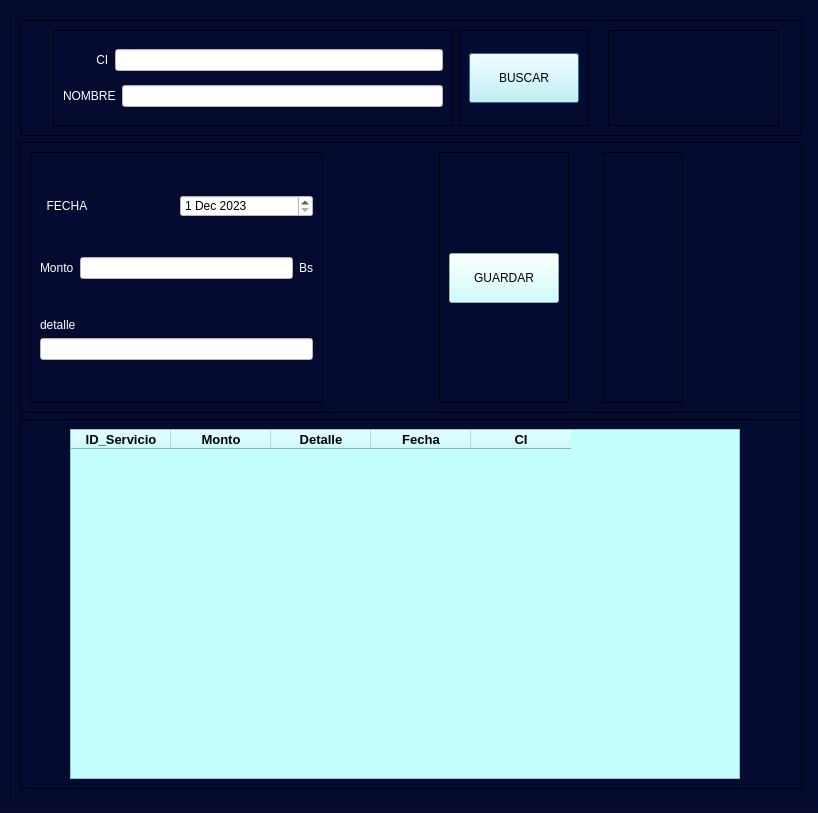
<?xml version="1.0" encoding="UTF-8"?>
<ui version="4.0">
 <class>QDialog</class>
 <widget class="QDialog" name="QDialog">
  <property name="geometry">
   <rect>
    <x>0</x>
    <y>0</y>
    <width>818</width>
    <height>813</height>
   </rect>
  </property>
  <property name="minimumSize">
   <size>
    <width>818</width>
    <height>0</height>
   </size>
  </property>
  <property name="windowTitle">
   <string>REGISTRAR SERVICIO</string>
  </property>
  <layout class="QVBoxLayout" name="verticalLayout">
   <property name="spacing">
    <number>0</number>
   </property>
   <property name="leftMargin">
    <number>0</number>
   </property>
   <property name="topMargin">
    <number>0</number>
   </property>
   <property name="rightMargin">
    <number>0</number>
   </property>
   <property name="bottomMargin">
    <number>0</number>
   </property>
   <item>
    <widget class="QFrame" name="frame">
     <property name="minimumSize">
      <size>
       <width>822</width>
       <height>813</height>
      </size>
     </property>
     <property name="styleSheet">
      <string notr="true">QWidget {
    background-color: #050A30;
}

</string>
     </property>
     <property name="frameShape">
      <enum>QFrame::StyledPanel</enum>
     </property>
     <property name="frameShadow">
      <enum>QFrame::Raised</enum>
     </property>
     <layout class="QVBoxLayout" name="verticalLayout_9">
      <item>
       <widget class="QFrame" name="frame_12">
        <property name="styleSheet">
         <string notr="true">QWidget {
    background-color: #050A30;
}


</string>
        </property>
        <property name="frameShape">
         <enum>QFrame::StyledPanel</enum>
        </property>
        <property name="frameShadow">
         <enum>QFrame::Raised</enum>
        </property>
        <layout class="QVBoxLayout" name="verticalLayout_8">
         <item>
          <widget class="QFrame" name="frame_5">
           <property name="styleSheet">
            <string notr="true">background-color: qlineargradient(spread:reflect, x1:0.19, y1:0.07, x2:0.2, y2:1, stop:0.502488 rgba(255, 255, 255, 0));</string>
           </property>
           <property name="frameShape">
            <enum>QFrame::StyledPanel</enum>
           </property>
           <property name="frameShadow">
            <enum>QFrame::Raised</enum>
           </property>
           <layout class="QHBoxLayout" name="horizontalLayout_2">
            <item>
             <spacer name="horizontalSpacer">
              <property name="orientation">
               <enum>Qt::Horizontal</enum>
              </property>
              <property name="sizeHint" stdset="0">
               <size>
                <width>57</width>
                <height>20</height>
               </size>
              </property>
             </spacer>
            </item>
            <item>
             <widget class="QFrame" name="frame_2">
              <property name="minimumSize">
               <size>
                <width>400</width>
                <height>0</height>
               </size>
              </property>
              <property name="styleSheet">
               <string notr="true">background-color: qlineargradient(spread:reflect, x1:0.19, y1:0.07, x2:0.2, y2:1, stop:0.502488 rgba(255, 255, 255, 0));</string>
              </property>
              <property name="frameShape">
               <enum>QFrame::StyledPanel</enum>
              </property>
              <property name="frameShadow">
               <enum>QFrame::Raised</enum>
              </property>
              <layout class="QVBoxLayout" name="verticalLayout_2">
               <item>
                <spacer name="verticalSpacer_2">
                 <property name="orientation">
                  <enum>Qt::Vertical</enum>
                 </property>
                 <property name="sizeHint" stdset="0">
                  <size>
                   <width>20</width>
                   <height>4</height>
                  </size>
                 </property>
                </spacer>
               </item>
               <item>
                <layout class="QHBoxLayout" name="horizontalLayout_9">
                 <item>
                  <widget class="QLabel" name="label_13">
                   <property name="styleSheet">
                    <string notr="true">font: 14pt &quot;Algerian&quot;;
color: white;</string>
                   </property>
                   <property name="text">
                    <string>          CI</string>
                   </property>
                  </widget>
                 </item>
                 <item>
                  <widget class="QLineEdit" name="txtCI">
                   <property name="styleSheet">
                    <string notr="true">background-color: rgb(255, 255, 255);
font: 13pt &quot;Arial&quot;;</string>
                   </property>
                   <property name="text">
                    <string/>
                   </property>
                  </widget>
                 </item>
                </layout>
               </item>
               <item>
                <spacer name="verticalSpacer_4">
                 <property name="orientation">
                  <enum>Qt::Vertical</enum>
                 </property>
                 <property name="sizeHint" stdset="0">
                  <size>
                   <width>20</width>
                   <height>4</height>
                  </size>
                 </property>
                </spacer>
               </item>
               <item>
                <layout class="QHBoxLayout" name="horizontalLayout_10">
                 <item>
                  <widget class="QLabel" name="label_14">
                   <property name="styleSheet">
                    <string notr="true">font: 14pt &quot;Algerian&quot;;
color: white;</string>
                   </property>
                   <property name="text">
                    <string>NOMBRE</string>
                   </property>
                  </widget>
                 </item>
                 <item>
                  <widget class="QLineEdit" name="txtNomb">
                   <property name="styleSheet">
                    <string notr="true">background-color: rgb(255, 255, 255);
font: 13pt &quot;Arial&quot;;</string>
                   </property>
                  </widget>
                 </item>
                </layout>
               </item>
               <item>
                <spacer name="verticalSpacer_5">
                 <property name="orientation">
                  <enum>Qt::Vertical</enum>
                 </property>
                 <property name="sizeHint" stdset="0">
                  <size>
                   <width>20</width>
                   <height>4</height>
                  </size>
                 </property>
                </spacer>
               </item>
              </layout>
             </widget>
            </item>
            <item>
             <widget class="QFrame" name="frame_6">
              <property name="styleSheet">
               <string notr="true">background-color: qlineargradient(spread:reflect, x1:0.19, y1:0.07, x2:0.2, y2:1, stop:0.502488 rgba(255, 255, 255, 0));
</string>
              </property>
              <property name="frameShape">
               <enum>QFrame::StyledPanel</enum>
              </property>
              <property name="frameShadow">
               <enum>QFrame::Raised</enum>
              </property>
              <layout class="QVBoxLayout" name="verticalLayout_4">
               <item>
                <spacer name="verticalSpacer_8">
                 <property name="orientation">
                  <enum>Qt::Vertical</enum>
                 </property>
                 <property name="sizeHint" stdset="0">
                  <size>
                   <width>20</width>
                   <height>31</height>
                  </size>
                 </property>
                </spacer>
               </item>
               <item>
                <widget class="QPushButton" name="btnBuscar">
                 <property name="minimumSize">
                  <size>
                   <width>110</width>
                   <height>50</height>
                  </size>
                 </property>
                 <property name="styleSheet">
                  <string notr="true">font: 12pt &quot;Algerian&quot;;
background-color:  rgb(196, 255, 255);</string>
                 </property>
                 <property name="text">
                  <string>BUSCAR</string>
                 </property>
                </widget>
               </item>
               <item>
                <spacer name="verticalSpacer_7">
                 <property name="orientation">
                  <enum>Qt::Vertical</enum>
                 </property>
                 <property name="sizeHint" stdset="0">
                  <size>
                   <width>20</width>
                   <height>31</height>
                  </size>
                 </property>
                </spacer>
               </item>
              </layout>
             </widget>
            </item>
            <item>
             <spacer name="horizontalSpacer_8">
              <property name="orientation">
               <enum>Qt::Horizontal</enum>
              </property>
              <property name="sizeHint" stdset="0">
               <size>
                <width>40</width>
                <height>20</height>
               </size>
              </property>
             </spacer>
            </item>
            <item>
             <spacer name="horizontalSpacer_11">
              <property name="orientation">
               <enum>Qt::Horizontal</enum>
              </property>
              <property name="sizeHint" stdset="0">
               <size>
                <width>40</width>
                <height>20</height>
               </size>
              </property>
             </spacer>
            </item>
            <item>
             <widget class="QFrame" name="frame_14">
              <property name="minimumSize">
               <size>
                <width>80</width>
                <height>80</height>
               </size>
              </property>
              <property name="frameShape">
               <enum>QFrame::StyledPanel</enum>
              </property>
              <property name="frameShadow">
               <enum>QFrame::Raised</enum>
              </property>
              <layout class="QHBoxLayout" name="horizontalLayout_8">
               <item>
                <spacer name="horizontalSpacer_7">
                 <property name="orientation">
                  <enum>Qt::Horizontal</enum>
                 </property>
                 <property name="sizeHint" stdset="0">
                  <size>
                   <width>52</width>
                   <height>20</height>
                  </size>
                 </property>
                </spacer>
               </item>
               <item>
                <widget class="QLabel" name="label">
                 <property name="minimumSize">
                  <size>
                   <width>80</width>
                   <height>80</height>
                  </size>
                 </property>
                 <property name="text">
                  <string/>
                 </property>
                 <property name="pixmap">
                  <pixmap>imagenes/services.gif</pixmap>
                 </property>
                 <property name="scaledContents">
                  <bool>true</bool>
                 </property>
                 <property name="buddy">
                  <cstring></cstring>
                 </property>
                </widget>
               </item>
               <item>
                <spacer name="horizontalSpacer_9">
                 <property name="orientation">
                  <enum>Qt::Horizontal</enum>
                 </property>
                 <property name="sizeHint" stdset="0">
                  <size>
                   <width>52</width>
                   <height>20</height>
                  </size>
                 </property>
                </spacer>
               </item>
              </layout>
             </widget>
            </item>
            <item>
             <spacer name="horizontalSpacer_10">
              <property name="orientation">
               <enum>Qt::Horizontal</enum>
              </property>
              <property name="sizeHint" stdset="0">
               <size>
                <width>40</width>
                <height>20</height>
               </size>
              </property>
             </spacer>
            </item>
            <item>
             <spacer name="horizontalSpacer_2">
              <property name="orientation">
               <enum>Qt::Horizontal</enum>
              </property>
              <property name="sizeHint" stdset="0">
               <size>
                <width>40</width>
                <height>20</height>
               </size>
              </property>
             </spacer>
            </item>
           </layout>
          </widget>
         </item>
         <item>
          <spacer name="verticalSpacer_23">
           <property name="orientation">
            <enum>Qt::Vertical</enum>
           </property>
           <property name="sizeHint" stdset="0">
            <size>
             <width>20</width>
             <height>33</height>
            </size>
           </property>
          </spacer>
         </item>
         <item>
          <widget class="QFrame" name="frame_11">
           <property name="styleSheet">
            <string notr="true">background-color: qlineargradient(spread:reflect, x1:0.19, y1:0.07, x2:0.2, y2:1, stop:0.502488 rgba(255, 255, 255, 0));</string>
           </property>
           <property name="frameShape">
            <enum>QFrame::StyledPanel</enum>
           </property>
           <property name="frameShadow">
            <enum>QFrame::Raised</enum>
           </property>
           <layout class="QHBoxLayout" name="horizontalLayout_6">
            <item>
             <widget class="QFrame" name="frame_7">
              <property name="styleSheet">
               <string notr="true">background-color: qlineargradient(spread:reflect, x1:0.19, y1:0.07, x2:0.2, y2:1, stop:0.502488 rgba(255, 255, 255, 0));</string>
              </property>
              <property name="frameShape">
               <enum>QFrame::StyledPanel</enum>
              </property>
              <property name="frameShadow">
               <enum>QFrame::Raised</enum>
              </property>
              <layout class="QVBoxLayout" name="verticalLayout_10">
               <item>
                <spacer name="verticalSpacer_25">
                 <property name="orientation">
                  <enum>Qt::Vertical</enum>
                 </property>
                 <property name="sizeHint" stdset="0">
                  <size>
                   <width>20</width>
                   <height>40</height>
                  </size>
                 </property>
                </spacer>
               </item>
               <item>
                <layout class="QHBoxLayout" name="horizontalLayout_3">
                 <item>
                  <widget class="QLabel" name="label_2">
                   <property name="styleSheet">
                    <string notr="true">font: 14pt &quot;Algerian&quot;;
color: white;</string>
                   </property>
                   <property name="text">
                    <string>  FECHA</string>
                   </property>
                  </widget>
                 </item>
                 <item>
                  <widget class="QDateEdit" name="dFecha">
                   <property name="styleSheet">
                    <string notr="true">background-color: rgb(255, 255, 255);
font: 13pt &quot;Arial&quot;;</string>
                   </property>
                   <property name="date">
                    <date>
                     <year>2023</year>
                     <month>12</month>
                     <day>1</day>
                    </date>
                   </property>
                  </widget>
                 </item>
                </layout>
               </item>
               <item>
                <spacer name="verticalSpacer_26">
                 <property name="orientation">
                  <enum>Qt::Vertical</enum>
                 </property>
                 <property name="sizeHint" stdset="0">
                  <size>
                   <width>20</width>
                   <height>40</height>
                  </size>
                 </property>
                </spacer>
               </item>
               <item>
                <spacer name="verticalSpacer_30">
                 <property name="orientation">
                  <enum>Qt::Vertical</enum>
                 </property>
                 <property name="sizeHint" stdset="0">
                  <size>
                   <width>20</width>
                   <height>9</height>
                  </size>
                 </property>
                </spacer>
               </item>
               <item>
                <layout class="QHBoxLayout" name="horizontalLayout_11">
                 <item>
                  <widget class="QLabel" name="label_3">
                   <property name="styleSheet">
                    <string notr="true">font: 14pt &quot;Algerian&quot;;
color: white;</string>
                   </property>
                   <property name="text">
                    <string>Monto</string>
                   </property>
                  </widget>
                 </item>
                 <item>
                  <layout class="QHBoxLayout" name="horizontalLayout_4">
                   <item>
                    <widget class="QLineEdit" name="txtMonto">
                     <property name="styleSheet">
                      <string notr="true">background-color: rgb(255, 255, 255);
font: 13pt &quot;Arial&quot;;</string>
                     </property>
                    </widget>
                   </item>
                   <item>
                    <widget class="QLabel" name="label_5">
                     <property name="styleSheet">
                      <string notr="true">font: 14pt &quot;Algerian&quot;;
color: white;</string>
                     </property>
                     <property name="text">
                      <string>Bs</string>
                     </property>
                    </widget>
                   </item>
                  </layout>
                 </item>
                </layout>
               </item>
               <item>
                <spacer name="verticalSpacer_31">
                 <property name="orientation">
                  <enum>Qt::Vertical</enum>
                 </property>
                 <property name="sizeHint" stdset="0">
                  <size>
                   <width>20</width>
                   <height>40</height>
                  </size>
                 </property>
                </spacer>
               </item>
               <item>
                <layout class="QHBoxLayout" name="horizontalLayout_12">
                 <item>
                  <widget class="QLabel" name="label_4">
                   <property name="styleSheet">
                    <string notr="true">font: 14pt &quot;Algerian&quot;;
color: white;</string>
                   </property>
                   <property name="text">
                    <string>detalle</string>
                   </property>
                  </widget>
                 </item>
                </layout>
               </item>
               <item>
                <layout class="QHBoxLayout" name="horizontalLayout_13">
                 <item>
                  <widget class="QLineEdit" name="txtDetalle">
                   <property name="minimumSize">
                    <size>
                     <width>273</width>
                     <height>0</height>
                    </size>
                   </property>
                   <property name="maximumSize">
                    <size>
                     <width>273</width>
                     <height>31</height>
                    </size>
                   </property>
                   <property name="styleSheet">
                    <string notr="true">background-color: rgb(255, 255, 255);
font: 13pt &quot;Arial&quot;;</string>
                   </property>
                  </widget>
                 </item>
                </layout>
               </item>
               <item>
                <spacer name="verticalSpacer_32">
                 <property name="orientation">
                  <enum>Qt::Vertical</enum>
                 </property>
                 <property name="sizeHint" stdset="0">
                  <size>
                   <width>20</width>
                   <height>0</height>
                  </size>
                 </property>
                </spacer>
               </item>
               <item>
                <spacer name="verticalSpacer_33">
                 <property name="orientation">
                  <enum>Qt::Vertical</enum>
                 </property>
                 <property name="sizeHint" stdset="0">
                  <size>
                   <width>20</width>
                   <height>40</height>
                  </size>
                 </property>
                </spacer>
               </item>
              </layout>
             </widget>
            </item>
            <item>
             <spacer name="horizontalSpacer_3">
              <property name="orientation">
               <enum>Qt::Horizontal</enum>
              </property>
              <property name="sizeHint" stdset="0">
               <size>
                <width>134</width>
                <height>20</height>
               </size>
              </property>
             </spacer>
            </item>
            <item>
             <widget class="QFrame" name="frame_10">
              <property name="styleSheet">
               <string notr="true">background-color: qlineargradient(spread:reflect, x1:0.19, y1:0.07, x2:0.2, y2:1, stop:0.502488 rgba(255, 255, 255, 0));</string>
              </property>
              <property name="frameShape">
               <enum>QFrame::StyledPanel</enum>
              </property>
              <property name="frameShadow">
               <enum>QFrame::Raised</enum>
              </property>
              <layout class="QVBoxLayout" name="verticalLayout_7">
               <item>
                <spacer name="verticalSpacer_19">
                 <property name="orientation">
                  <enum>Qt::Vertical</enum>
                 </property>
                 <property name="sizeHint" stdset="0">
                  <size>
                   <width>20</width>
                   <height>45</height>
                  </size>
                 </property>
                </spacer>
               </item>
               <item>
                <widget class="QPushButton" name="btnGuardar">
                 <property name="minimumSize">
                  <size>
                   <width>110</width>
                   <height>50</height>
                  </size>
                 </property>
                 <property name="styleSheet">
                  <string notr="true">font: 12pt &quot;Algerian&quot;;
background-color:  rgb(196, 255, 255);</string>
                 </property>
                 <property name="text">
                  <string>GUARDAR</string>
                 </property>
                </widget>
               </item>
               <item>
                <spacer name="verticalSpacer_20">
                 <property name="orientation">
                  <enum>Qt::Vertical</enum>
                 </property>
                 <property name="sizeHint" stdset="0">
                  <size>
                   <width>20</width>
                   <height>44</height>
                  </size>
                 </property>
                </spacer>
               </item>
              </layout>
             </widget>
            </item>
            <item>
             <spacer name="horizontalSpacer_5">
              <property name="orientation">
               <enum>Qt::Horizontal</enum>
              </property>
              <property name="sizeHint" stdset="0">
               <size>
                <width>53</width>
                <height>20</height>
               </size>
              </property>
             </spacer>
            </item>
            <item>
             <widget class="QFrame" name="frame_3">
              <property name="minimumSize">
               <size>
                <width>80</width>
                <height>0</height>
               </size>
              </property>
              <property name="frameShape">
               <enum>QFrame::StyledPanel</enum>
              </property>
              <property name="frameShadow">
               <enum>QFrame::Raised</enum>
              </property>
             </widget>
            </item>
            <item>
             <spacer name="horizontalSpacer_4">
              <property name="orientation">
               <enum>Qt::Horizontal</enum>
              </property>
              <property name="sizeHint" stdset="0">
               <size>
                <width>133</width>
                <height>20</height>
               </size>
              </property>
             </spacer>
            </item>
           </layout>
          </widget>
         </item>
         <item>
          <spacer name="verticalSpacer_22">
           <property name="orientation">
            <enum>Qt::Vertical</enum>
           </property>
           <property name="sizeHint" stdset="0">
            <size>
             <width>20</width>
             <height>34</height>
            </size>
           </property>
          </spacer>
         </item>
         <item>
          <widget class="QFrame" name="frame_13">
           <property name="styleSheet">
            <string notr="true">background-color: qlineargradient(spread:reflect, x1:0.19, y1:0.07, x2:0.2, y2:1, stop:0.502488 rgba(255, 255, 255, 0));</string>
           </property>
           <property name="frameShape">
            <enum>QFrame::StyledPanel</enum>
           </property>
           <property name="frameShadow">
            <enum>QFrame::Raised</enum>
           </property>
           <layout class="QHBoxLayout" name="horizontalLayout_7">
            <item>
             <spacer name="horizontalSpacer_12">
              <property name="orientation">
               <enum>Qt::Horizontal</enum>
              </property>
              <property name="sizeHint" stdset="0">
               <size>
                <width>40</width>
                <height>20</height>
               </size>
              </property>
             </spacer>
            </item>
            <item>
             <widget class="QTableWidget" name="lista">
              <property name="sizePolicy">
               <sizepolicy hsizetype="Expanding" vsizetype="Expanding">
                <horstretch>11</horstretch>
                <verstretch>0</verstretch>
               </sizepolicy>
              </property>
              <property name="minimumSize">
               <size>
                <width>621</width>
                <height>350</height>
               </size>
              </property>
              <property name="maximumSize">
               <size>
                <width>1000000</width>
                <height>1000000</height>
               </size>
              </property>
              <property name="font">
               <font>
                <family>Arial</family>
                <pointsize>10</pointsize>
                <weight>75</weight>
                <bold>true</bold>
               </font>
              </property>
              <property name="styleSheet">
               <string notr="true">background-color:  rgb(196, 255, 255);</string>
              </property>
              <column>
               <property name="text">
                <string>ID_Servicio</string>
               </property>
               <property name="font">
                <font>
                 <family>Arial</family>
                 <pointsize>10</pointsize>
                 <weight>75</weight>
                 <bold>true</bold>
                </font>
               </property>
              </column>
              <column>
               <property name="text">
                <string>Monto</string>
               </property>
               <property name="font">
                <font>
                 <family>Arial</family>
                 <pointsize>10</pointsize>
                 <weight>75</weight>
                 <bold>true</bold>
                </font>
               </property>
              </column>
              <column>
               <property name="text">
                <string>Detalle</string>
               </property>
               <property name="font">
                <font>
                 <family>Arial</family>
                 <pointsize>10</pointsize>
                 <weight>75</weight>
                 <bold>true</bold>
                </font>
               </property>
              </column>
              <column>
               <property name="text">
                <string>Fecha</string>
               </property>
               <property name="font">
                <font>
                 <family>Arial</family>
                 <pointsize>10</pointsize>
                 <weight>75</weight>
                 <bold>true</bold>
                </font>
               </property>
              </column>
              <column>
               <property name="text">
                <string>CI</string>
               </property>
               <property name="font">
                <font>
                 <family>Arial</family>
                 <pointsize>10</pointsize>
                 <weight>75</weight>
                 <bold>true</bold>
                </font>
               </property>
              </column>
             </widget>
            </item>
            <item>
             <spacer name="horizontalSpacer_6">
              <property name="orientation">
               <enum>Qt::Horizontal</enum>
              </property>
              <property name="sizeHint" stdset="0">
               <size>
                <width>52</width>
                <height>20</height>
               </size>
              </property>
             </spacer>
            </item>
           </layout>
          </widget>
         </item>
         <item>
          <spacer name="verticalSpacer_24">
           <property name="orientation">
            <enum>Qt::Vertical</enum>
           </property>
           <property name="sizeHint" stdset="0">
            <size>
             <width>20</width>
             <height>40</height>
            </size>
           </property>
          </spacer>
         </item>
         <item>
          <spacer name="verticalSpacer_21">
           <property name="orientation">
            <enum>Qt::Vertical</enum>
           </property>
           <property name="sizeHint" stdset="0">
            <size>
             <width>20</width>
             <height>33</height>
            </size>
           </property>
          </spacer>
         </item>
        </layout>
       </widget>
      </item>
     </layout>
    </widget>
   </item>
  </layout>
 </widget>
 <resources/>
 <connections/>
</ui>
